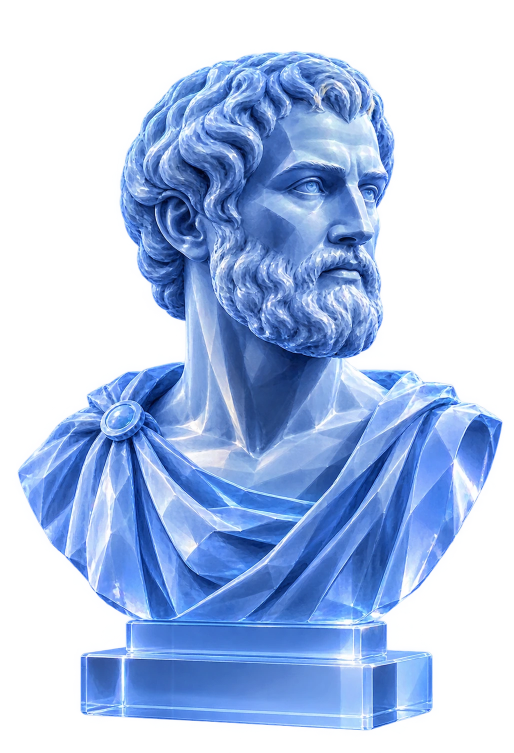
#> input picture images/bust-aristotle-glass.webp, 1027 x 1505 px (shown at 1/2 size)
$ python ochistit-kraj-portreta.py ../../../images/bust-aristotle-glass.webp
#> lines starting #> are read from the running program, lines starting #| are printed output that depends on the picture; after the words box and inside, x2 and y2 are one past the last pixel; in counts of white or black regions, pixels touching at a corner belong together
"""Чистка края вырезанного портрета: светлая кайма старого фона.
python3 defringe.py src.webp out.webp[@WxH] ..."""
import sys, numpy as np
from PIL import Image
from scipy import ndimage as ndi
im = np.array(Image.open(sys.argv[1]).convert('RGBA')).astype(np.float32)
rgb, a = im[..., :3], im[..., 3] / 255

# 1) Маска: убрать отдельные островки и крошки (< 40 px).
m = a > 0.5
#> m: shape (1505, 1027) bool; 52.6% white; 1 black region, box (x1, y1, x2, y2) and area: (0, 0, 1027, 1505) 732671
lab, n = ndi.label(m)
#> n = 1
sizes = ndi.sum(m, lab, range(1, n + 1))
#> sizes = [812964]
keep = np.isin(lab, 1 + np.flatnonzero(sizes >= 40))
a = a * ndi.binary_dilation(keep, iterations=2)

# 2) Сжать край ~2 px и сгладить: мягкий, не «рваный» контур.
a = ndi.grey_erosion(a, size=(5, 5))
a = ndi.gaussian_filter(a, 1.1)
a = np.clip((a - 0.12) / 0.8, 0, 1)
a = a * a * (3 - 2 * a)  # smoothstep — плотнее внутри, мягче на кромке

# 3) Цвет кромки — из глубины силуэта (≥ 7 px от края).
inside = a > 0.98
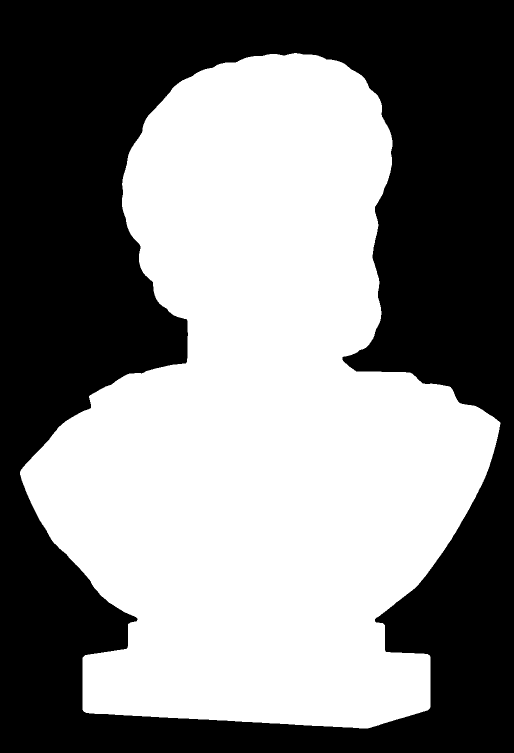
#> inside: shape (1505, 1027) bool (shown at 1/2 size); 51.4% white; 1 black region, box (x1, y1, x2, y2) and area: (0, 0, 1027, 1505) 750929
deep = ndi.binary_erosion(inside, iterations=7)
#> deep: shape (1505, 1027) bool; 49.5% white; 1 white region, box (x1, y1, x2, y2) and area: (47, 113, 994, 1450) 765316
_, (dy, dx) = ndi.distance_transform_edt(~deep, return_indices=True)
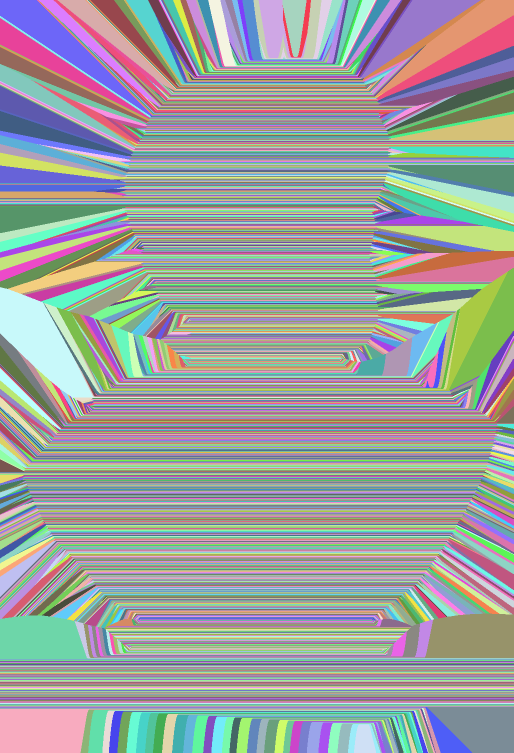
#> dy: shape (1505, 1027) int32 (shown at 1/2 size); 1337 distinct labels, from 113 to 1449; one colour per label, 0 black
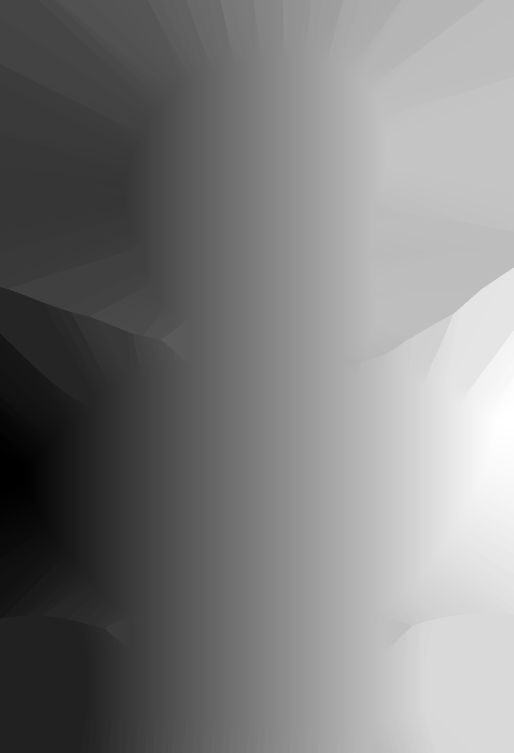
#> dx: shape (1505, 1027) int32 (shown at 1/2 size); min 47, max 993, mean 515.9; drawn with min black and max white
deepc = ndi.uniform_filter(rgb, size=(5, 5, 1))[dy, dx]
d_in = ndi.distance_transform_edt(inside)
# 0–3 px от края: цвет целиком из глубины; 3–14 px: только светлые
# малонасыщенные пиксели (серо-голубые остатки фона).
w_full = np.clip((3.5 - d_in) / 3.5, 0, 1)
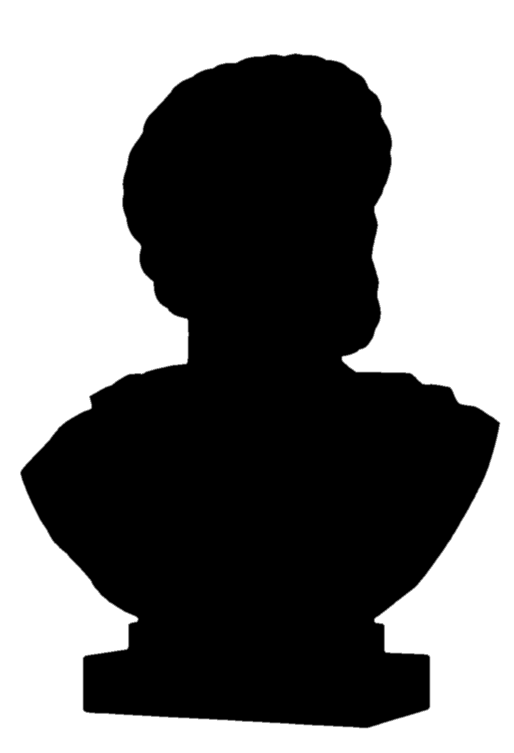
#> w_full: shape (1505, 1027) float64 (shown at 1/2 size); min 0, max 1, mean 0.49
lum, dlum = rgb.mean(-1), deepc.mean(-1)
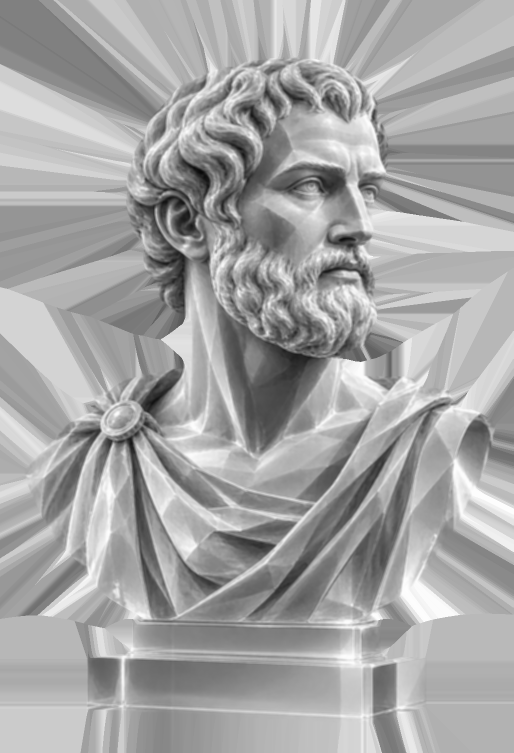
#> dlum: shape (1505, 1027) float32 (shown at 1/2 size); min 8.27, max 254.9, mean 165.2
sat = rgb.max(-1) - rgb.min(-1)
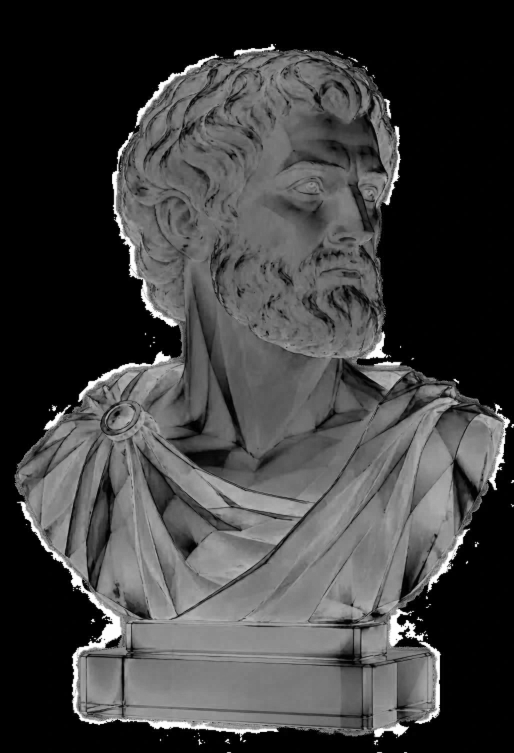
#> sat: shape (1505, 1027) float32 (shown at 1/2 size); min 0, max 255, mean 63
light = np.clip((lum - dlum - 20) / 40, 0, 1) * (sat < 90) * (d_in < 14)
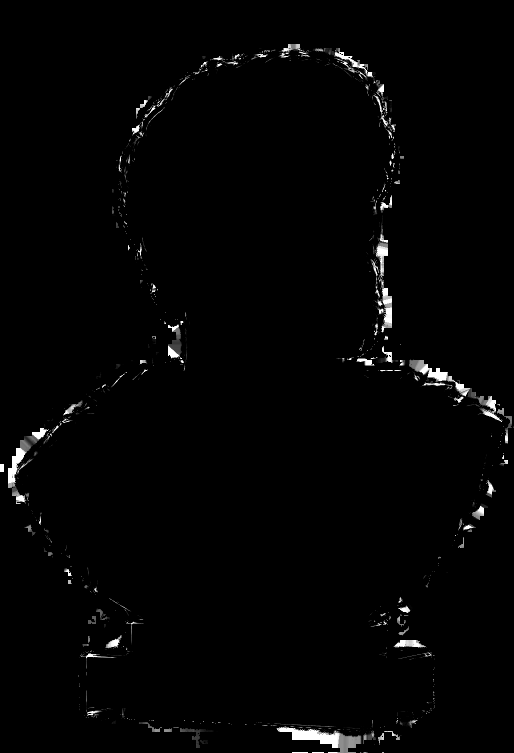
#> light: shape (1505, 1027) float32 (shown at 1/2 size); min 0, max 1, mean 0.0145
k = np.maximum(w_full, light)[..., None]
rgb = rgb * (1 - k) + deepc * k

out = np.dstack([rgb, a * 255]).clip(0, 255).astype(np.uint8)
out[a == 0, :3] = 0
img = Image.fromarray(out, 'RGBA')
for dst in sys.argv[2:]:
    path, size = (dst.split('@') + [None])[:2]
    r = img if not size else img.resize(tuple(int(v) for v in size.split('x')), Image.LANCZOS)
    if path.endswith('.webp'): r.save(path, 'WEBP', quality=88, method=6, alpha_quality=100)
    else: r.save(path, optimize=True)

$ run again, on images/bust-galileo.webp
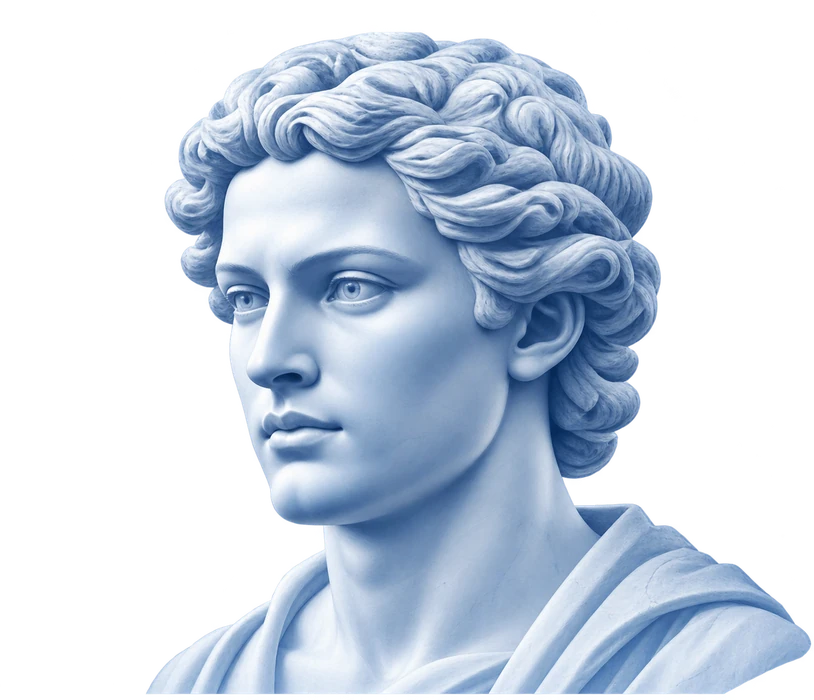
#> input picture images/bust-galileo.webp, 814 x 700 px
#> m: shape (700, 814) bool; 49.2% white; 1 white region, box (x1, y1, x2, y2) and area: (146, 32, 811, 694) 280432
#> n = 1
#> sizes = [280432]
#> `inside = a > 0.98`:
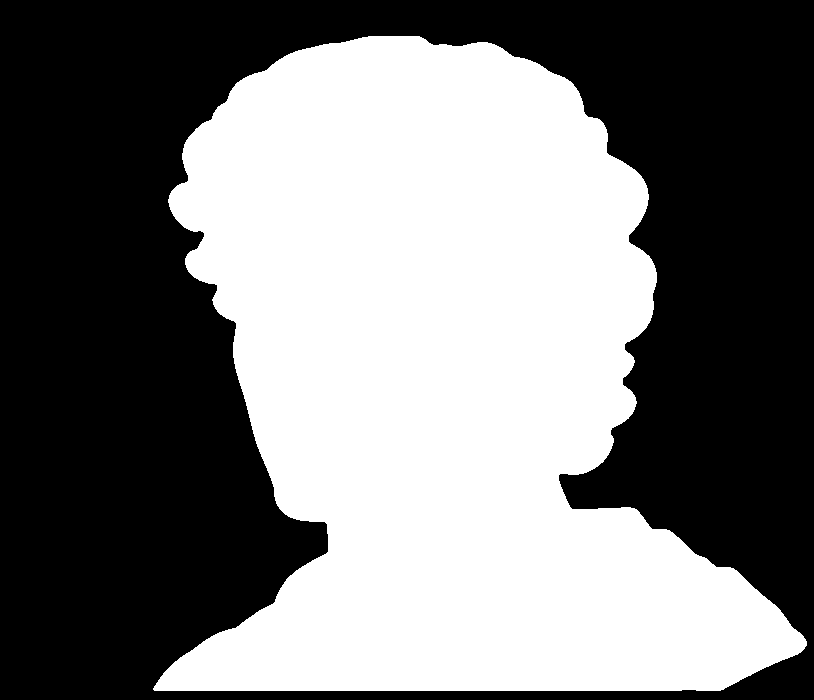
#> inside: shape (700, 814) bool; 47.4% white; 1 white region, box (x1, y1, x2, y2) and area: (153, 36, 807, 691) 270290
#> deep: shape (700, 814) bool; 44.4% white; 1 white region, box (x1, y1, x2, y2) and area: (163, 43, 800, 684) 253058
#> dy: shape (700, 814) int32; 641 distinct labels, from 43 to 683
#> `light = np.clip((lum - dlum - 20) / 40, 0, 1) * (sat < 90) * (d_in < 14)`:
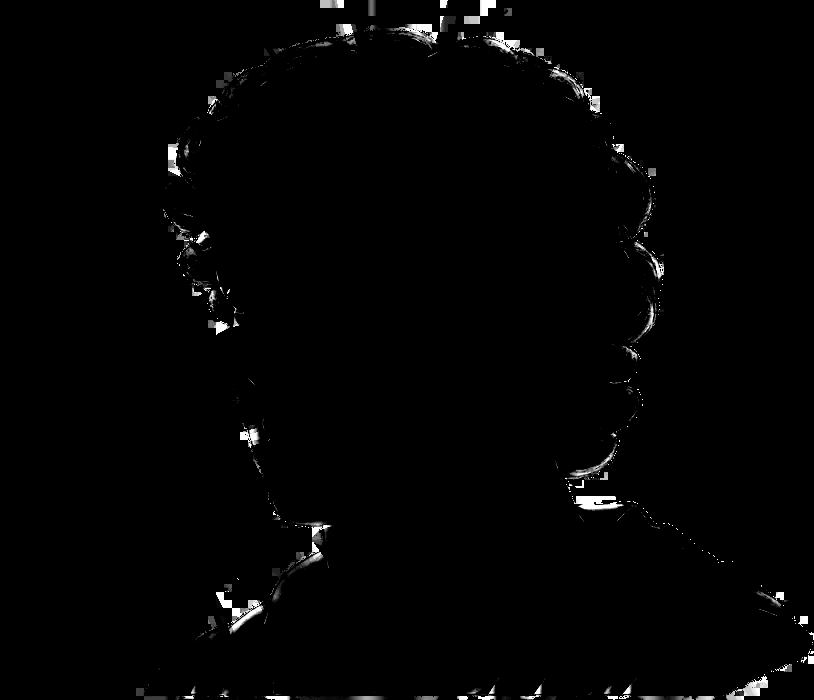
#> light: shape (700, 814) float32; min 0, max 1, mean 0.0125

$ run again, on images/dependencies-student.webp
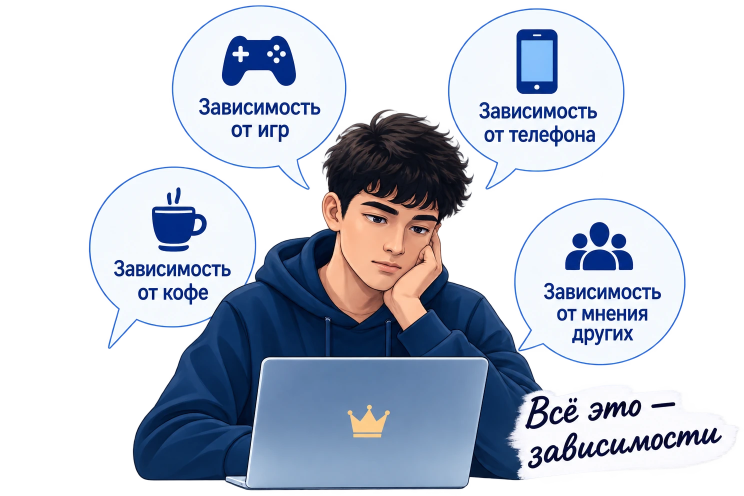
#> input picture images/dependencies-student.webp, 1488 x 992 px (shown at 1/2 size)
#> m: shape (992, 1488) bool; 53.7% white; 5 black regions (2 under 20 px), largest, box (x1, y1, x2, y2) and area: (0, 0, 1488, 992) 684013, (695, 254, 720, 261) 84, (810, 232, 831, 235) 39
#> `lab, n = ndi.label(m)`:
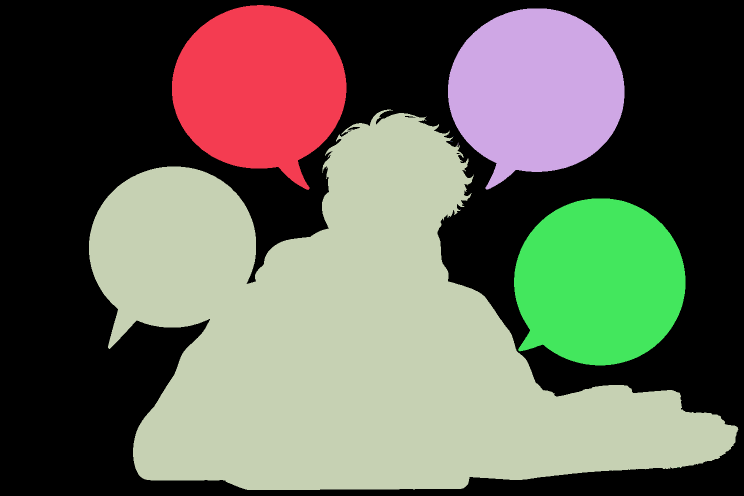
#> lab: shape (992, 1488) int32 (shown at 1/2 size); 17 distinct labels, from 0 to 16; one colour per label, 0 black
#> n = 16
#> sizes = [91102, 92424, 517348, 1, 1, 1, 1, 2, 9, 1, 1, 91044, 1, 1, 1, 3]
#> keep: shape (992, 1488) bool; 53.6% white; 5 black regions (2 under 20 px), largest, box (x1, y1, x2, y2) and area: (0, 0, 1488, 992) 684036, (695, 254, 720, 261) 84, (810, 232, 831, 235) 39
#> inside: shape (992, 1488) bool; 51.4% white; 1 black region, box (x1, y1, x2, y2) and area: (0, 0, 1488, 992) 716857
#> deep: shape (992, 1488) bool; 48.1% white; 4 white regions, box (x1, y1, x2, y2) and area: (188, 238, 1462, 970) 469493, (906, 27, 1239, 359) 81072, (1039, 407, 1361, 720) 79912, (354, 21, 682, 359) 79746
#> dy: shape (992, 1488) int32; 949 distinct labels, from 21 to 969
#> `out = np.dstack([rgb, a * 255]).clip(0, 255).astype(np.uint8)`:
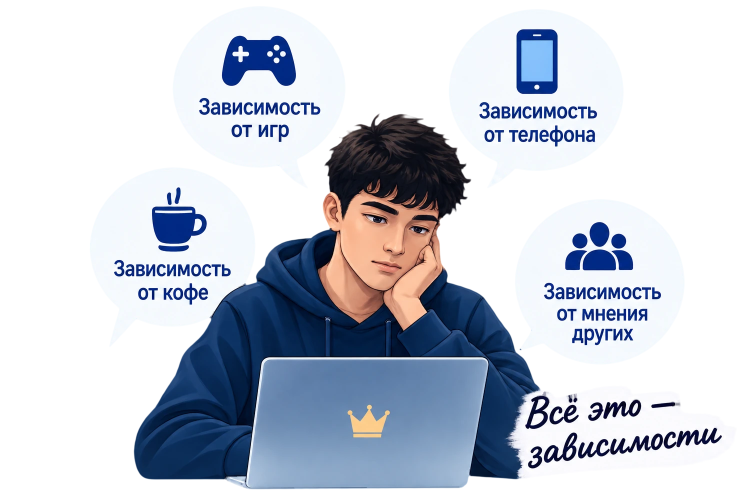
#> out: shape (992, 1488, 4) (shown at 1/2 size); mean R, G, B, A 175.3, 184.6, 199.9, 133; transparent parts drawn white

$ run again, on images/lightbulb.webp
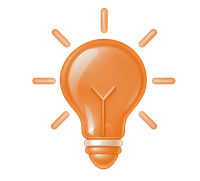
#> input picture images/lightbulb.webp, 200 x 181 px
#> m: shape (181, 200) bool; 23.2% white; 8 white regions, largest, box (x1, y1, x2, y2) and area: (60, 39, 147, 169) 7363, (101, 8, 108, 33) 167, (51, 111, 69, 129) 150
#> lab: shape (181, 200) int32; 9 distinct labels, from 0 to 8
#> n = 8
#> sizes = [167, 149, 141, 7363, 133, 134, 150, 150]
#> inside: shape (181, 200) bool; 16.7% white; 1 white region, box (x1, y1, x2, y2) and area: (63, 42, 143, 166) 6060
#> deep: shape (181, 200) bool; 11.5% white; 1 white region, box (x1, y1, x2, y2) and area: (70, 49, 136, 159) 4175
#> dy: shape (181, 200) int32; 110 distinct labels, from 49 to 158
#> dx: shape (181, 200) int32; 66 distinct labels, from 70 to 135
#> `out = np.dstack([rgb, a * 255]).clip(0, 255).astype(np.uint8)`:
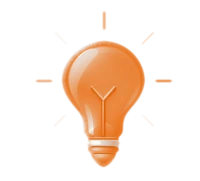
#> out: shape (181, 200, 4); mean R, G, B, A 234.5, 159.1, 103.1, 46.3; transparent parts drawn white
